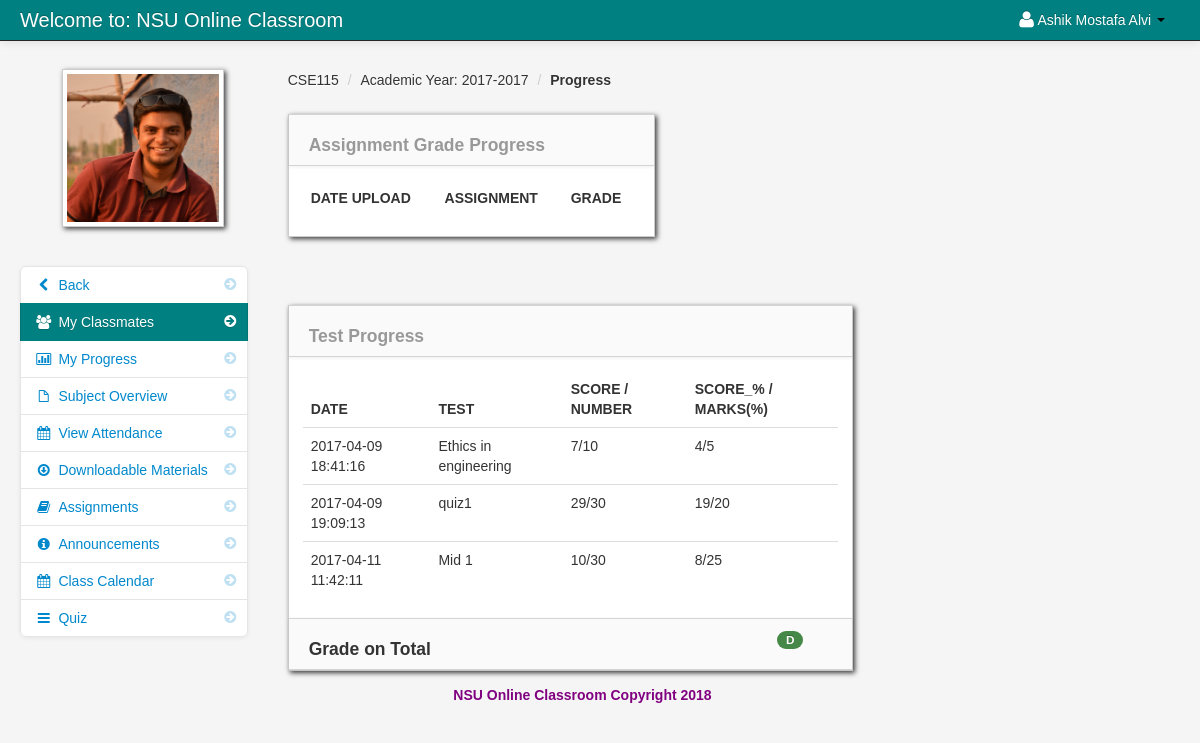
The app's page /progress.php (signed in) with its own data.
### tables this page shows
CREATE TABLE `student` (
  `student_id` int(11) NOT NULL,
  `firstname` varchar(100) NOT NULL,
  `lastname` varchar(100) NOT NULL,
  `class_id` int(11) NOT NULL,
  `username` varchar(100) NOT NULL,
  `password` varchar(100) NOT NULL,
  `email` varchar(100) NOT NULL,
  `contact_number` int(12) NOT NULL,
  `location` varchar(100) NOT NULL,
  `status` varchar(100) NOT NULL
);

CREATE TABLE `teacher_class` (
  `teacher_class_id` int(11) NOT NULL,
  `teacher_id` int(11) NOT NULL,
  `class_id` int(11) NOT NULL,
  `semester` varchar(100) NOT NULL,
  `thumbnails` varchar(100) NOT NULL,
  `school_year` varchar(100) NOT NULL,
  `class_title` varchar(100) NOT NULL,
  `description` longtext NOT NULL,
  `Credit` int(11) NOT NULL,
  `Pre_req` varchar(100) NOT NULL
);

CREATE TABLE `class` (
  `class_id` int(11) NOT NULL,
  `class_name` varchar(100) NOT NULL
);

CREATE TABLE `marks` (
  `marks_id` int(11) NOT NULL,
  `poll_id` int(11) NOT NULL,
  `marks` int(11) NOT NULL,
  `teacher_class_student_id` int(11) NOT NULL
);

CREATE TABLE `full_marks` (
  `poll_id` int(11) NOT NULL,
  `poll_name` varchar(100) NOT NULL,
  `pdatein` varchar(100) NOT NULL,
  `poll_weight` int(11) NOT NULL,
  `number` int(11) NOT NULL,
  `teacher_class_id` int(11) NOT NULL
);

### session.php (called while the page is built, shortened)
<?php
$session_id=$_SESSION['id'];
?>

### progress.php (the view, shortened to what this page needs)
<?php include('header_dashboard.php'); ?>
<?php include('session.php'); ?>
<?php $get_id = $_GET['id']; ?>
    <body>
		<?php include('navbar_student.php'); ?>
        <div class="container-fluid">
            <div class="row-fluid">
				<?php include('my_classmates_link.php'); ?>
                <div class="span4" id="content">
                     <div class="row-fluid">
						<?php   $class_query = mysql_query(" SELECT * from teacher_class LEFT JOIN class ON class.class_id = teacher_class.class_id
											   where teacher_class_id = '$get_id'")or die(mysql_error());
								$class_row = mysql_fetch_array($class_query);
						?>
					    <ul class="breadcrumb">
							<li><a href="#"><?php echo $class_row['class_name']; ?></a> <span class="divider">/</span></li>
							<li><a href="#">Academic Year: <?php echo $class_row['school_year']; ?></a> <span class="divider">/</span></li>
							<li><a href="#"><b>Progress</b></a></li>
						</ul>
                        <div id="block_bg" class="block">
                            <div class="navbar navbar-inner block-header">
							    <div id="" class="muted pull-left"><h4> Assignment Grade Progress</h4></div>
							</div>
                            <div class="block-content collapse in">
                                <div class="span12">
										<table cellpadding="0" cellspacing="0" border="0" class="table" id="">
										<thead>
										        <tr>
												<th>Date Upload</th>
												<th>Assignment</th>
												<th>Grade</th>
												</tr>
										</thead>
									</table>
                                </div>
                            </div>
                        </div>
                    </div>
                </div>
				<div class="span6" id="content">
                    <div class="row-fluid">
					     <ul class="breadcrumb">
						</ul>
                        <div id="block_bg" class="block">
                            <div class="navbar navbar-inner block-header">
							    <div id="" class="muted pull-left"><h4>Test Progress</h4></div>
							</div>
                            <div class="block-content collapse in">
                                <div class="span12">
								<table cellpadding="0" cellspacing="0" border="0" class="table" id="">
										<thead>
										        <tr>
										        <th>Date</th>
												<th>Test</th>
												<th>Score / Number</th>
												<th>Score_% / Marks(%)</th>
												</tr>
										</thead>
										<tbody>
                              		<?php
                              		$percent_score_sum = 0;
                              		$percent_weight_total = 0;
                              		$grade_on_percentage = 0;
										$query = mysql_query("SELECT * FROM teacher_class_student RIGHT JOIN marks on marks.teacher_class_student_id = teacher_class_student.teacher_class_student_id INNER JOIN full_marks ON full_marks.poll_id = marks.poll_id where student_id = '$session_id' ")or die(mysql_error());
										while($row = mysql_fetch_array($query)){
										$percent_score = round(($row['marks'] * $row['poll_weight']) / $row['number']);
										$percent_score_sum += $percent_score;
										$percent_weight_total += $row['poll_weight'];
										$grade_on_percentage = ($percent_score_sum * 100) / $percent_weight_total;
									?>
										<tr>
										 <td><?php echo $row['pdatein']; ?></td>
										 <td><?php echo $row['poll_name']; ?></td>
										 <td><?php  echo $row['marks'] ."/". $row['number']; ?></td>
                                         <td><?php  echo $percent_score."/". $row['poll_weight']; ?></td>
										</tr>
										<?php } ?>
										</tbody>
									</table>
                                </div>
                            </div>
                            <div class="navbar navbar-inner block-header">
                            <tbody>
							    <tr>
								    <td><div class="span6"><h4>Grade on Total</h4></div></td>
								    <td>
								    	<div class="span6">
								    	<span class="badge badge-success" style="margin-left: 200px">
									    <?php
									    		if($grade_on_percentage >= 93){
									    			echo "A";
									    		}
									    		else if($grade_on_percentage >= 90 && $grade_on_percentage <= 92){
									    			echo "A-";
									    		}
									    		else if($grade_on_percentage >= 87 && $grade_on_percentage <= 89){
									    			echo "B+";
									    		}
									    		else if($grade_on_percentage >= 83 && $grade_on_percentage <= 86){
									    			echo "B";
									    		}
									    		else if($grade_on_percentage >= 80 && $grade_on_percentage <= 82){
									    			echo "B-";
									    		}
									    		else if($grade_on_percentage >= 77 && $grade_on_percentage <= 79){
									    			echo "C+";
									    		}
									    		else if($grade_on_percentage >= 73 && $grade_on_percentage <= 76){
									    			echo "C";
									    		}
									    		else if($grade_on_percentage >= 70 && $grade_on_percentage <= 72){
									    			echo "C-";
									    		}
									    		else if($grade_on_percentage >= 67 && $grade_on_percentage <= 69){
									    			echo "D+";
									    		}
									    		else if($grade_on_percentage >= 60 && $grade_on_percentage <= 66){
									    			echo "D";
									    		}
									    ?>
								    	</span>
								    	</div>
								    </td>
								</tr>
							  </tbody>
							</div>
                        </div>
                    </div>
                </div>
            </div>
		<?php include('footer.php'); ?>
        </div>
		<?php include('script.php'); ?>
    </body>
</html>

### navbar_student.php (shortened to what this page needs)
<div class="navbar navbar-fixed-top navbar-inverse">
        <div class="navbar-inner">
            <div class="container-fluid">
                <a class="brand" href="#">Welcome to: NSU Online Classroom</a>
					<div class="nav-collapse collapse">
						<ul class="nav pull-right">
							<?php $query= mysql_query("select * from student where student_id = '$session_id'")or die(mysql_error());
									$row = mysql_fetch_array($query);
							?>
							<li class="dropdown">
								<a href="#" role="button" class="dropdown-toggle" data-toggle="dropdown"> <i class="icon-user icon-large"></i><?php echo $row['firstname']." ".$row['lastname'];  ?> <i class="caret"></i></a>
							</li>
						</ul>
					</div>
            </div>
        </div>
</div>

### my_classmates_link.php
<div class="span3" id="sidebar">
	<img id="avatar" src="admin/<?php echo $row['location']; ?>" class="img-polaroid">
		<ul class="nav nav-list bs-docs-sidenav nav-collapse collapse">
				<li class=""><a href="dashboard_student.php"><i class="icon-chevron-right"></i><i class="icon-chevron-left"></i>&nbsp;Back</a></li>
				<li class="active"><a href="my_classmates.php<?php echo '?id='.$get_id; ?>"><i class="icon-chevron-right"></i><i class="icon-group"></i>&nbsp;My Classmates</a></li>
				<li class=""><a href="progress.php<?php echo '?id='.$get_id; ?>"><i class="icon-chevron-right"></i><i class="icon-bar-chart"></i>&nbsp;My Progress</a></li>
				<li class=""><a href="subject_overview_student.php<?php echo '?id='.$get_id; ?>"><i class="icon-chevron-right"></i><i class="icon-file"></i>&nbsp;Subject Overview</a></li>
				<li class=""><a href="student_attendance.php<?php echo '?id='.$get_id; ?>"><i class="icon-chevron-right"></i><i class="icon-calendar"></i>&nbsp;View Attendance</a></li>
				<li class=""><a href="downloadable_student.php<?php echo '?id='.$get_id; ?>"><i class="icon-chevron-right"></i><i class="icon-download"></i>&nbsp;Downloadable Materials</a></li>
				<li class=""><a href="assignment_student.php<?php echo '?id='.$get_id; ?>"><i class="icon-chevron-right"></i><i class="icon-book"></i>&nbsp;Assignments</a></li>
				<li class=""><a href="announcements_student.php<?php echo '?id='.$get_id; ?>"><i class="icon-chevron-right"></i><i class="icon-info-sign"></i>&nbsp;Announcements</a></li>
				<li class=""><a href="class_calendar_student.php<?php echo '?id='.$get_id; ?>"><i class="icon-chevron-right"></i><i class="icon-calendar"></i>&nbsp;Class Calendar</a></li>
				<li class=""><a href="student_quiz_list.php<?php echo '?id='.$get_id; ?>"><i class="icon-chevron-right"></i><i class="icon-reorder"></i>&nbsp;Quiz</a></li>
		</ul>
</div>

### admin/assets/styles.css (style rules this page uses)
body { padding-top: 60px; padding-bottom: 40px; background-color: #f5f5f5; }
#content { margin-left:0px; }
.breadcrumb { margin: 0 0 0px; padding: 10px 0px; background-color: transparent; }
.block { background: url("../images/pixel-60fff.png") repeat scroll 0 0 rgba(0, 0, 0, 0) !important; border: 1px solid #ccc; background: white; margin: 1em 0em; border-top: none; -webkit-box-shadow: 2px 2px 5px rgba(0, 0, 6, 0.75); -moz-box-shadow: 2px 2px 5px rgba(0, 0, 6, 0.75); box-shadow: 2px 2px 5px rgba(0, 0, 6, 0.75); }
.block-content { margin: 1em; min-height: .25em; }
.block-header { margin-bottom: 0px; border-right: none; border-left: none; -webkit-border-radius: 0px; -moz-border-radius: 0px; border-radius: 0px; }
.block-header div { padding-top: 10px; }
.bs-docs-sidenav { max-width: 228px; margin: 30px 0 0; padding: 0; background-color: #fff; -webkit-border-radius: 6px; -moz-border-radius: 6px; border-radius: 6px; -webkit-box-shadow: 0 1px 4px rgba(0,0,0,.065); -moz-box-shadow: 0 1px 4px rgba(0,0,0,.065); box-shadow: 0 1px 4px rgba(0,0,0,.065); }
.bs-docs-sidenav > li > a { display: block; width: 190px \9; margin: 0 0 -1px; padding: 8px 14px; border: 1px solid #e5e5e5; }
.bs-docs-sidenav > li:first-child > a { -webkit-border-radius: 6px 6px 0 0; -moz-border-radius: 6px 6px 0 0; border-radius: 6px 6px 0 0; }
.bs-docs-sidenav > li:last-child > a { -webkit-border-radius: 0 0 6px 6px; -moz-border-radius: 0 0 6px 6px; border-radius: 0 0 6px 6px; }
.bs-docs-sidenav > .active > a { position: relative; z-index: 2; padding: 9px 15px; border: 0; text-shadow: 0 1px 0 rgba(0,0,0,.15); -webkit-box-shadow: inset 1px 0 0 rgba(0,0,0,.1), inset -1px 0 0 rgba(0,0,0,.1); -moz-box-shadow: inset 1px 0 0 rgba(0,0,0,.1), inset -1px 0 0 rgba(0,0,0,.1); box-shadow: inset 1px 0 0 rgba(0,0,0,.1), inset -1px 0 0 rgba(0,0,0,.1); }
.bs-docs-sidenav .icon-chevron-right { float: right; margin-top: 2px; margin-right: -6px; opacity: .25; }
.bs-docs-sidenav .active .icon-chevron-right, .bs-docs-sidenav .active a:hover .icon-chevron-right { opacity: 1; }

### records on screen
student: firstname "Ashik Mostafa", lastname "Alvi", location (picture)
teacher_class: class.class_name "CSE115", school_year "2017-2017"
marks: poll.pdatein "2017-04-09 18:41:16", poll.poll_name "Ethics in engineering", marks "7", poll.number "10", marks.number "4", poll.poll_weight "5"
marks: poll.pdatein "2017-04-09 19:09:13", poll.poll_name "quiz1", marks "29", poll.number "30", marks.number "19", poll.poll_weight "20"
marks: poll.pdatein "2017-04-11 11:42:11", poll.poll_name "Mid 1", marks "10", poll.number "30", marks.number "8", poll.poll_weight "25"
